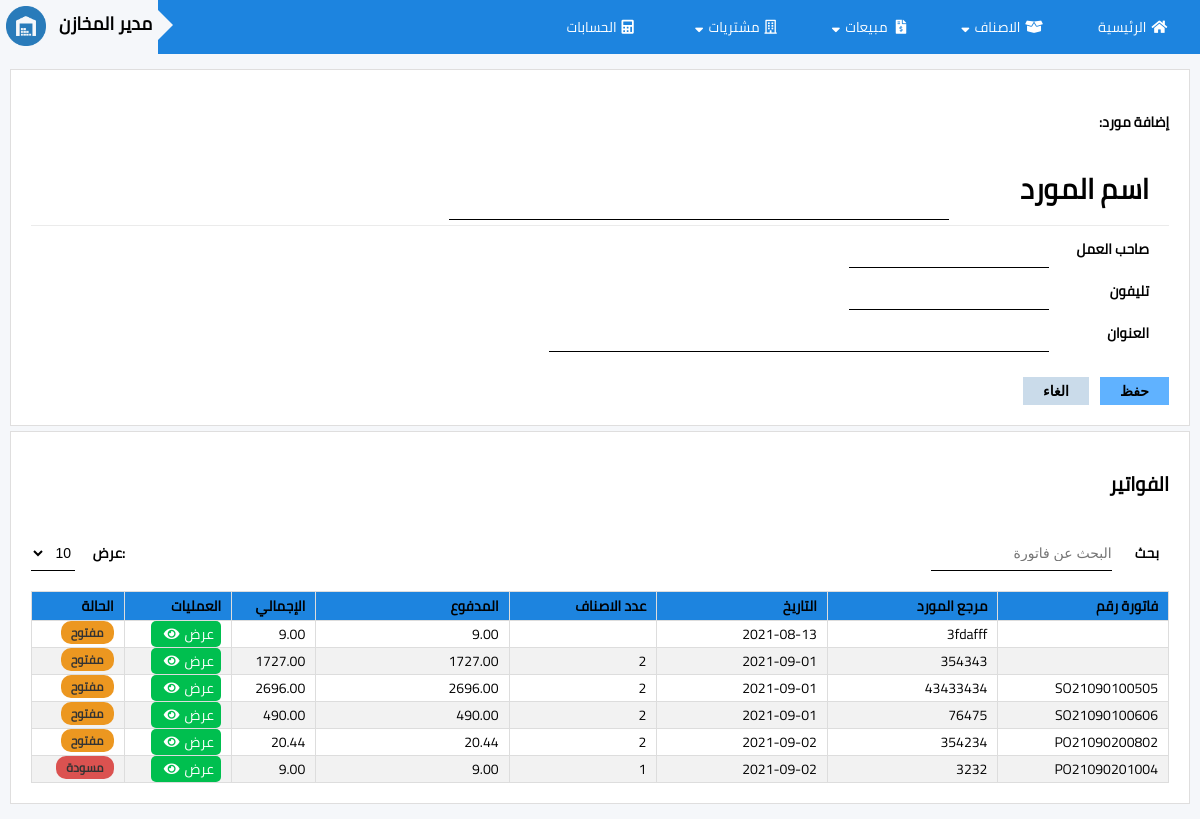
/B_vendors/edit_vendor/view/4, run on the app's committed database.
### tables this page shows
CREATE TABLE IF NOT EXISTS `sup_invoice` (
  `si_id` int(11) NOT NULL AUTO_INCREMENT,
  `si_date_auto` datetime DEFAULT current_timestamp() ON UPDATE current_timestamp(),
  `si_serial_num` varchar(45) DEFAULT NULL,
  `p_item_quantity` int(11) DEFAULT NULL,
  `si_item_total` float DEFAULT NULL,
  `si_tax_id` int(11) DEFAULT NULL,
  `si_paid` float DEFAULT NULL,
  `si_supplier_id` int(11) DEFAULT NULL,
  `si_note` int(11) DEFAULT NULL,
  `invoice_num` varchar(45) DEFAULT NULL,
  `is_active` int(11) DEFAULT NULL,
  `invoice_date` date DEFAULT NULL,
  `invoice_status` int(11) DEFAULT NULL,
  `invoice_payments_id` int(11) DEFAULT NULL,
  PRIMARY KEY (`si_id`)
);

### application/views/pages/_supplier_master.php (called while the page is built, shortened)
<?php
    $this->load->view('templates/header');
        if($index == 'show_list'){
            $this->load->view('pages/control_panel');
            $this->load->view('pages/vendors_list',$vendors);
        }
        elseif($index == 'vendor_new'){
            $this->load->view('pages/vendor_view');
        }
        elseif($index == 'vendor_edit'){
            $this->load->view('pages/vendor_view',$vendor_id);
        }
        elseif($index == 'vendor_view'){
            $this->load->view('pages/vendor_view',$vendor_id);
            if(isset($sup_invoices)){
                $this->load->view('pages/vendor_invoice_list',$sup_invoices);
              }
        }
?>

### application/controllers/B_vendors.php (called while the page is built, shortened)
<?php
class B_vendors extends ci_controller{
    public function edit_vendor(){
        $segment=$this->uri->segment(3,0);
        if($segment)
        {
            if($segment ==='new')
            {
                $data['index']='vendor_new';
                $this->load->view('pages/_supplier_master',$data);
            }
            elseif($segment==='view')
            {
                $id=$this->uri->segment(4,0);
                if($id){
                    $data['index']='vendor_view';
                    $data['vendor_id']=$id;
                    $data['sup_invoices']=$this->get_vendor_invoices($id);
                    $this->load->view('pages/_supplier_master',$data);
                }
                else{
                    $message= 'segment is not supplied ';
                    show_error($message,$status_code='500',$heading = 'Internal System Error Was Encountered');
                }
            }
        }
        else
        {
            $message= 'segment status is not supplied ';
            show_error($message,$status_code='500',$heading = 'Internal System Error Was Encountered');
        }
    }
    function get_vendor_invoices($ID){
        $this->load->model('Bi_sup_invoice');
        $sup_invoices = $this->Bi_sup_invoice->get_vendor_inv($ID);
        return $sup_invoices;
    }
}

### index.php (called while the page is built, shortened)
<?php
require_once BASEPATH.'core/CodeIgniter.php';

### application/models/Bi_sup_invoice.php (called while the page is built, shortened)
<?php
class Bi_sup_invoice extends CI_Model {
        function get_vendor_inv($ID){
                $query = $this->db-> query("    SELECT si_id,invoice_date,si_serial_num,p_item_quantity,CAST(si_item_total AS DECIMAL(12,2))AS si_item_total ,CAST(si_paid AS DECIMAL(12,2))AS si_paid ,invoice_num,invoice_status
                                                FROM pot.sup_invoice
                                                WHERE si_supplier_id =".$ID);
                $invoices= $query->result_array();
                return $invoices;
        }
}
?>

### application/views/pages/vendor_invoice_list.php (the view, shortened to what this page needs)
<div class="row">
                    <h1> الفواتير </h1>
                    <div class="box-content">
                        <div class="box-head">
                            <label for="table_search">بحث</label>
                            <input type="text" id="table_search" onkeyup="search()" placeholder="البحث عن فاتورة">
                        </div>
                        <div class="box-head left" >
                            <label for="show_list">:عرض</label>
                            <select name="show" id="show_list">
                            <option value="10">10</option>
                            </select>
                        </div>
                    </div>
                    <div class="table_div">
                        <table class="table sortable" id="searchable">
                            <col style="width: 15%;" />
                            <col style="width: 15%;" />
                            <col style="width: 15%;" />
                            <col style="width: 13%;" />
                            <col style="width: 17%;" />
                            <thead>
                                <tr>
                                <th> فاتورة رقم</th>
                                    <th>مرجع المورد </th>
                                    <th>التاريخ</th>
                                    <th>عدد الاصناف</th>
                                    <th> المدفوع</th>
                                    <th>الإجمالي</th>
                                    <th>العمليات</th>
                                    <th class="tstatus" >الحالة</th>
                                </tr>
                            </thead>
                            <tbody>
                            <?php foreach($sup_invoices as $key => $value){
                            $status = $value['invoice_status'];
                            $status_btn='';
                            if($status == 1){
                                $status_btn = 'alert';
                                $innerHTML='مسودة';
                                }
                            elseif($status == 2){$status_btn = 'pending'; $innerHTML='مفتوح';}
                            elseif($status == 3){$status_btn = 'success';$innerHTML='خالص';}
                                            echo '<tr>';
                                            echo'<td>'.$value['si_serial_num'].'</td>';
                                                echo'<td>'.$value['invoice_num'].'</td>';
                                                echo'<td>'.$value['invoice_date'].'</td>';
                                                echo'<td>'.$value['p_item_quantity'].'</td>';
                                                echo'<td>'.$value['si_item_total'].'</td>';
                                                echo'<td>'.$value['si_paid'].'</td>';
                                                echo'<td>'.'<a href="'.base_url('B_purchase/edit_invoice/edit/').$value['si_id'].'" class="tb-btn success ">عرض<i class="fas fa-eye"></i></a>'.'</td>';
                                                echo '  <td><span class="status '.$status_btn.' ">'.$innerHTML.'</span></td>';
                                            echo '</tr>';
                                        }
                                ?>
                            </tbody>
                        </table>
                    </div>
                </div>

### assets/css/css-main.css (style rules this page uses)
:root { --btn-color:#60b2ff; --main-color:#1d84df; --gradiant-color:linear-gradient(rgb(38, 123, 192), rgb(86, 151, 204), rgb(38, 123, 192)); }
* { box-sizing: border-box; padding: 0px; font-size: 14px; }
html, body { height: 100%; }
.success { background-color: #00bf4f; }
.pending { background-color: #ec9720; }
.alert { background-color: #db5250; }
a.tb-btn { display: inline-block; width: 70px; height: 100%; border-radius: 5px; text-align: center; text-decoration: none; color:white; }
body { font-family: 'Cairo-Regular'; background-color: #f5f7fa; margin: 0; }
.row { width: 100%; background-color: #ffffff; margin: 5px 0; padding: 20px; border: 1px solid rgb(223, 222, 222); }
h1 { font-size: 1.4rem; }
.box-content { padding: 20px 0; display:flex; }
.box-head { flex-grow: 1; }
.box-head label { padding-left: 20px; }
.box-head input { height: 100%; }
.left { display: flex; flex-wrap: nowrap; justify-content:left; }
.status { border: 0; font-size: 12px; user-select: none; font-weight: 600; white-space: nowrap; vertical-align: top; color: #333; border-radius: 10px; padding: 0px 10px ; }
label { margin: 5px 10px 5px 0px; width:50px; font-weight: bold; }
input[type=text], input[type=date], select { background-color: #ffffff; border: none; border-bottom: 1px solid black; box-sizing: border-box; }
div.table_div { display: block; max-height: 500px; overflow-y: auto; scrollbar-width: none; }
table { width: 100%; border-collapse: collapse; }
table td, th { border: 1px solid #ddd; padding: 0 10px; text-align: right; word-wrap: break-word; }
table tr:nth-child(even) { background-color: #f2f2f2; }
table th { position: sticky; top: 0; padding-top: 1px; padding-bottom: 1px; background-color: var(--main-color);; color: black; font-weight: 900; }
.fas, .far { margin: 0 5px 0 5px; }

### assets/css/all.css (style rules this page uses)
.fa, .fas, .far, .fal, .fad, .fab { -moz-osx-font-smoothing: grayscale; -webkit-font-smoothing: antialiased; display: inline-block; font-style: normal; font-variant: normal; text-rendering: auto; line-height: 1; }
.fa-eye:before { content: "\f06e"; }

### data on the page
sup_invoice: invoice_num "3fdafff", invoice_date "2021-08-13", si_item_total "9.00", si_paid "9.00", invoice_status "مفتوح"
sup_invoice: invoice_num "354343", invoice_date "2021-09-01", p_item_quantity "2", si_item_total "1727.00", si_paid "1727.00", invoice_status "مفتوح"
sup_invoice: si_serial_num "SO21090100505", invoice_num "43433434", invoice_date "2021-09-01", p_item_quantity "2", si_item_total "2696.00", si_paid "2696.00", invoice_status "مفتوح"
sup_invoice: si_serial_num "SO21090100606", invoice_num "76475", invoice_date "2021-09-01", p_item_quantity "2", si_item_total "490.00", si_paid "490.00", invoice_status "مفتوح"
sup_invoice: si_serial_num "PO21090200802", invoice_num "354234", invoice_date "2021-09-02", p_item_quantity "2", si_item_total "20.44", si_paid "20.44", invoice_status "مفتوح"
sup_invoice: si_serial_num "PO21090201004", invoice_num "3232", invoice_date "2021-09-02", p_item_quantity "1", si_item_total "9.00", si_paid "9.00", invoice_status "مسودة"
